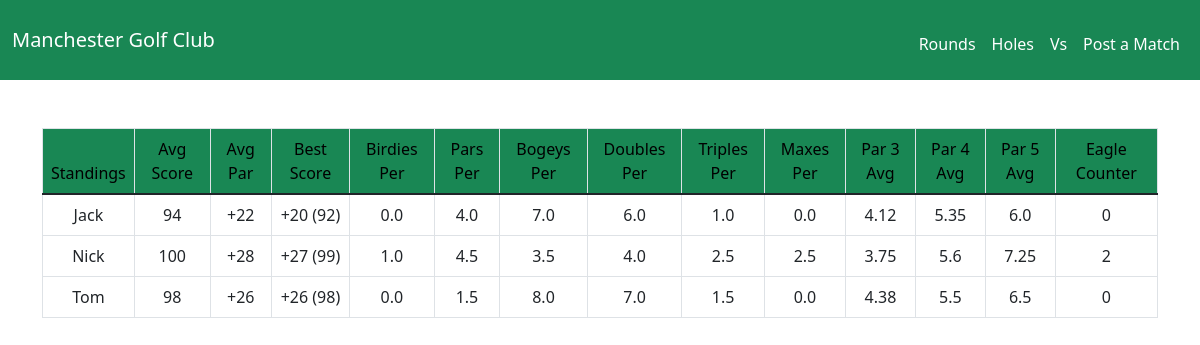
The page / on the database its author committed.
### tables this page shows
CREATE TABLE golfers (id INTEGER PRIMARY KEY AUTOINCREMENT NOT NULL, name TEXT NOT NULL);

### app.py (the view)
@app.route("/")
def homepage():
    all_golfer_stats = []
    golfers = get_golfers()
    for golfer in golfers:
        golfer_name = golfer['golfer_name']
        golfers_rounds = get_rounds(golfer_name)
        if len(golfers_rounds) >= 1:
            stats = get_stats(golfers_rounds, golfer_name)
            all_golfer_stats.append(stats)
    return render_template("homepage.html", all_golfer_stats=all_golfer_stats)

### golf.py (called while the page is built)
def par_shift(score:int) -> str:
    if score == 0:
        return ("E")
    elif score > 0:
        return ("+{}".format(score))
    else:
        return str(score)

def par_shift_reverse(score:str) -> int:
    if score == "E":
        return 0
    elif score[0] == "+":
        return int(score[1:])
    else:
        return int(score)

def get_golfers() -> list:
    golfers = []
    golfer_query = cur.execute("SELECT name FROM golfers ORDER BY name")
    golfer_query = golfer_query.fetchall()
    for golfer in golfer_query:
        golfers.append({"golfer_name": golfer[0]})
    return golfers

def get_rounds(golfer:str) -> list:
    rounds = []
    id_query = cur.execute("SELECT id FROM golfers WHERE name = (?)", (golfer,))
    id_query = id_query.fetchone()[0]
    round_query = cur.execute("SELECT * FROM rounds WHERE golfer_id = (?) ORDER BY date DESC", (id_query,))
    rounds = round_query.fetchall()
    return rounds

def get_holes(course:tuple) -> list:
    hole_query = cur.execute("SELECT * FROM holes WHERE course_id = (?) ORDER BY hole_number", (course[2],))
    holes = hole_query.fetchall()
    return holes

def get_strokes(round:tuple, golfer:str) -> list:
    strokes = []
    for i in range(18):
        strokes.append(round[i + 4])
    strokes.append(sum(strokes))
    strokes.insert(9, sum(strokes[:9]))
    strokes.insert(19, sum(strokes[10:19]))
    strokes.insert(0, golfer)
    return strokes

def get_pars(holes:list) -> list:
    pars = []
    for i in range(18):
        pars.append(holes[i][3])
    pars.insert(9, sum(pars[:9]))
    pars.append(sum(pars[10:19]))
    pars.append(pars[9])
    return pars

def count_mades(strokes:list, pars:list) -> list:
    made_counter = [0, 0, 0, 0, 0, 0, 0, 0] # How many albatrosses - maxes made in that order
    strokes = strokes[1:10] + strokes[11:20]
    pars = pars[:9] + pars[10:19]
    for par, stroke in enumerate(strokes):
        if stroke - pars[par] == -3: made_counter[0] += 1
        if stroke - pars[par] == -2: made_counter[1] += 1
        if stroke - pars[par] == -1: made_counter[2] += 1
        if stroke - pars[par] == 0: made_counter[3] += 1
        if stroke - pars[par] == 1: made_counter[4] += 1
        if stroke - pars[par] == 2: made_counter[5] += 1
        if stroke - pars[par] == 3: made_counter[6] += 1
        if stroke - pars[par] == 4: made_counter[7] += 1
    return made_counter

### templates/homepage.html (shortened to what this page needs)
{% extends "layout.html" %}
{% block main %}
<div id="content" class="container-sm">
    <table id="myTable" class="table table-bordered table-hover">
        <thead class="success">
            <tr style="color:black;background-color:#198754;font-weight:500">
                <td>Standings</td>
                <td onclick="sortTable(0)">Avg Score</td>
                <td>Avg Par</td>
                <td>Best Score</td>
                <td onclick="sortTable(0)">Birdies Per</td>
                <td onclick="sortTable(0)">Pars Per</td>
                <td onclick="sortTable(0)">Bogeys Per</td>
                <td onclick="sortTable(0)">Doubles Per</td>
                <td onclick="sortTable(0)">Triples Per</td>
                <td onclick="sortTable(0)">Maxes Per</td>
                <td onclick="sortTable(0)">Par 3 Avg</td>
                <td onclick="sortTable(0)">Par 4 Avg</td>
                <td onclick="sortTable(0)">Par 5 Avg</td>
                <td onclick="sortTable(0)">Eagle Counter</td>
            </tr>
        </thead>
        {% for golfer in all_golfer_stats %}
            <tr style='cursor: pointer; cursor: hand;' onclick="window.location='/rounds/{{golfer[0]}}';">
            {% for stat in golfer %}
                <td>{{ stat }}</td>
            {% endfor %}
            </tr>
        {% endfor %}
    </table>
</div>
{% endblock %}

### templates/layout.html (shortened to what this page needs)
<!DOCTYPE html>
<html lang="en">
    <head>
        <link href="https://cdn.jsdelivr.net/npm/bootstrap@5.1.3/dist/css/bootstrap.min.css" rel="stylesheet"
>
        <link href="/static/styles.css" rel="stylesheet">
    </head>
    <body>
        <nav class="navbar navbar-expand-lg navbar-light" id="nav">
            <div class="container-fluid">
                <a class="navbar-brand" href="/">Manchester Golf Club</a>
                <div>
                    <ul class="navbar-nav me-auto mt-2">
                        <li class="nav-item"><a class="nav-link" href="/rounds">Rounds</a></li>
                        <li class="nav-item"><a class="nav-link" href="/holes">Holes</a></li>
                        <li class="nav-item"><a class="nav-link" href="/vs">Vs</a></li>
                        <li class="nav-item"><a class="nav-link" href="/post">Post a Match</a></li>
                    </ul>
                </div>
            </div>
        </nav>
        <main class="container-fluid py-5 text-center">
            {% block main %}{% endblock %}
        </main>
    </body>
</html>

### static/styles.css (style rules this page uses)
body { background-color: white; }
nav { background-color:#198754; height: 80px; }
#nav a { color: white; }

### rows shown on the page
golfers: name "Jack", golfer "94" "+22" "+20 (92)" "0.0" "4.0" "7.0" "6.0" "1.0" "0.0" "4.12" "5.35" "6.0" "0"
golfers: name "Nick", golfer "100" "+28" "+27 (99)" "1.0" "4.5" "3.5" "4.0" "2.5" "2.5" "3.75" "5.6" "7.25" "2"
golfers: name "Tom", golfer "98" "+26" "+26 (98)" "0.0" "1.5" "8.0" "7.0" "1.5" "0.0" "4.38" "5.5" "6.5" "0"
